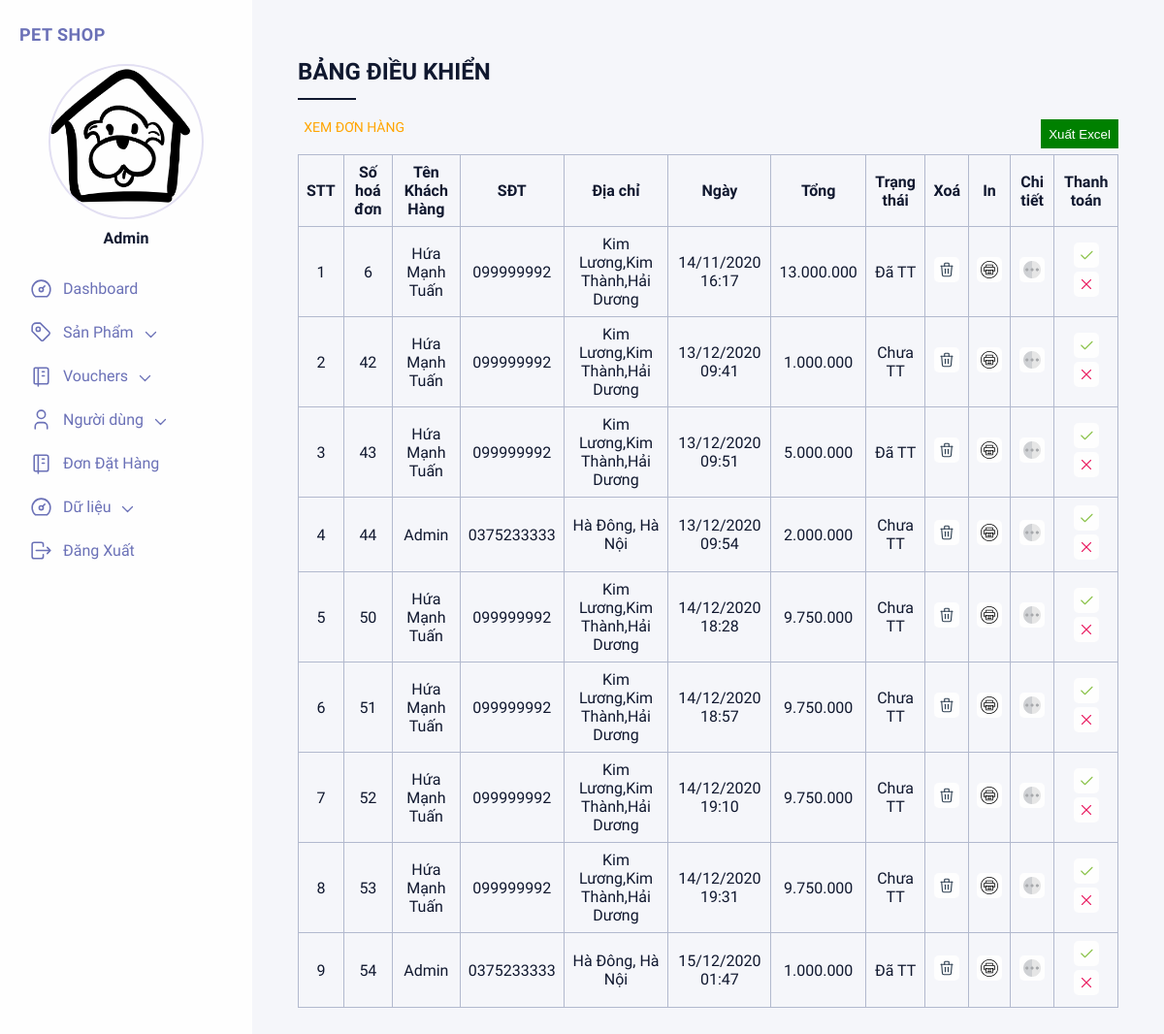
/admin/don-hang.php, run on the app's committed database.
### tables this page shows
CREATE TABLE `orders` (
  `id` int(11) NOT NULL AUTO_INCREMENT,
  `userID` int(11) NOT NULL,
  `note` text NOT NULL,
  `total` int(255) NOT NULL,
  `status` int(1) NOT NULL,
  `created_time` varchar(255) DEFAULT NULL,
  `last_updated` varchar(255) DEFAULT NULL,
  PRIMARY KEY (`id`)
);

CREATE TABLE `user` (
  `id` int(11) NOT NULL AUTO_INCREMENT,
  `username` varchar(255) NOT NULL,
  `password` varchar(255) NOT NULL,
  `email` varchar(200) NOT NULL,
  `sodienthoai` varchar(12) NOT NULL,
  `diachi` varchar(255) NOT NULL,
  `level` int(1) NOT NULL,
  PRIMARY KEY (`id`)
);

### admin/don-hang.php (the view, shortened to what this page needs)
<!DOCTYPE html>
<html lang="en">
<head>
    <link rel="stylesheet" href="css/main.css">
</head>
<body>
	<?php
		include '../config.php';
		 $products = mysqli_query($conn, "SELECT * FROM `orders`");
	?>
      <?php
          include('./menu.php');
          ?>
                <div class="right">
                    <div class="right__content">
                        <div class="right__title">Bảng điều khiển</div>
                        <div id="exel">
                             <p style="float: left;padding-right: 656px;" class="right__desc">Xem đơn hàng</p>
                            <button style="float: right;"><a href="outputexcel.php">Xuất Excel</a></button>
                        </div>
                        <div class="right__table">
                            <div class="right__tableWrapper">
                                <table>
                                    <thead>
                                        <tr>
                                            <th>STT</th>
                                            <th>Số hoá đơn</th>
                                            <th>Tên Khách Hàng</th>
                                            <th>SĐT</th>
                                            <th>Địa chỉ</th>
                                            <th>Ngày</th>
                                            <th>Tổng</th>
                                            <th>Trạng thái</th>
                                            <th>Xoá</th>
                                            <th>In</th>
                                            <th>Chi tiết</th>
                                            <th>Thanh toán</th>
                                        </tr>
                                    </thead>
                                    <tbody>
                                    	 <?php
                $stt = 0;
                while ($row = mysqli_fetch_array($products)) {
                    $user = mysqli_query($conn, "SELECT * FROM `user` WHERE `id` = ".$row['userID']);
                    $rowUser =  mysqli_fetch_array($user);
                    $stt ++;
                ?>
                     <tbody>
                        <tr>
                            <td><?= $stt ?></td>
                            <td><?= $row['id'] ?></td>
                            <td><?= $rowUser['username'] ?></td>
                            <td><?= $rowUser['sodienthoai'] ?></td>
                             <td><?= $rowUser['diachi'] ?></td>
                            <td><?= date('d/m/Y H:i', $row['created_time']) ?></td>
                            <td><?= number_format(($row['total']),0,",",".") ?></td>
                           <td data-label="Trạng thái">
                               <?php
                                if ($row['status'] == 0) {
                                     echo "Chưa TT";
                                 }
                                 else echo "Đã TT";
                               ?>
                           </td>
                            <td data-label="Xoá" class="right__iconTable"><a  href="./xoa-hoa-don.php?id=<?= $row['id'] ?>"><img src="assets/icon-trash-black.svg" alt=""></a></td>
                            <td data-label="In" class="right__iconTable"><a href="../hoadon.php?id=<?=$row['id']?>"><img src="assets/print.svg" alt=""></a></td>
                            <td data-label="In" class="right__iconTable"><a href="./chi-tiet-don-hang.php?id=<?=$row['id']?>"><img src="assets/detail.png" alt=""></a></td>
                            <td data-label="Thanh toán" class="right__confirm">
                                <a href="./xu-ly-thanh-toan.php?id=<?=$row['id']?>" class="right__iconTable"><img src="assets/icon-check.svg" alt=""></a>
                                <a href="./xu-ly-chua-thanh-toan.php?id=<?=$row['id']?>" class="right__iconTable"><img src="assets/icon-x.svg" alt=""></a>
                            </td>
                        </tr>
                 <?php } ?>
                                    </tbody>
                                </table>
                            </div>
                        </div>
                    </div>
                </div>
            </div>
        </div>
    </div>
</body>
</html>

### admin/css/main.css (style rules this page uses)
* { margin: 0; padding: 0; list-style: none; border: 0; -webkit-tap-highlight-color: transparent; text-decoration: none; color: inherit; box-sizing: border-box; }
body { font-family: "Muli", sans-serif; background-color: #E2DFF2; }
.right { width: 100%; height: 100%; overflow-y: scroll; }
.right__content { padding: 60px 5%; }
.right__title { color: #10182F; font-size: 24px; font-weight: bold; text-transform: uppercase; position: relative; padding-bottom: 15px; margin-bottom: 20px; }
.right__title:before { content: ''; position: absolute; width: 60px; height: 2px; background-color: #10182F; bottom: 0; }
.right__desc { margin-bottom: 20px; text-transform: uppercase; font-size: 14px; color: orange; }
.right table { border-collapse: collapse; width: 100%; margin-bottom: 10px; }
.right table td, .right table th { border: 1px solid #b2b9ce; text-align: left; padding: 8px; color: #10182F; }
.right table th { text-align: center; }
.right table td { text-align: center; }
.right table td img { width: 60px; border-radius: 2px; }
.right__iconTable { text-align: center !important; }
.right__iconTable img { width: 26px !important; height: 26px; padding: 4px; transition: all 0.2s ease; background-color: #fefefe; border-radius: 5px !important; }
#exel { float: right; }
#exel button { float: right; background-color: green; width: 80px; height: 30px; color: white; }
* { box-sizing: border-box; }

### data on the page
orders: id "6", userID.username "Hứa Mạnh Tuấn", userID.sodienthoai "099999992", userID.diachi "Kim Lương,Kim Thành,Hải Dương", created_time "14/11/2020 16:17", total "13.000.000", status "Đã TT"
orders: id "42", userID.username "Hứa Mạnh Tuấn", userID.sodienthoai "099999992", userID.diachi "Kim Lương,Kim Thành,Hải Dương", created_time "13/12/2020 09:41", total "1.000.000", status "Chưa TT"
orders: id "43", userID.username "Hứa Mạnh Tuấn", userID.sodienthoai "099999992", userID.diachi "Kim Lương,Kim Thành,Hải Dương", created_time "13/12/2020 09:51", total "5.000.000", status "Đã TT"
orders: id "44", userID.username "Admin", userID.sodienthoai "0375233333", userID.diachi "Hà Đông, Hà Nội", created_time "13/12/2020 09:54", total "2.000.000", status "Chưa TT"
orders: id "50", userID.username "Hứa Mạnh Tuấn", userID.sodienthoai "099999992", userID.diachi "Kim Lương,Kim Thành,Hải Dương", created_time "14/12/2020 18:28", total "9.750.000", status "Chưa TT"
orders: id "51", userID.username "Hứa Mạnh Tuấn", userID.sodienthoai "099999992", userID.diachi "Kim Lương,Kim Thành,Hải Dương", created_time "14/12/2020 18:57", total "9.750.000", status "Chưa TT"
orders: id "52", userID.username "Hứa Mạnh Tuấn", userID.sodienthoai "099999992", userID.diachi "Kim Lương,Kim Thành,Hải Dương", created_time "14/12/2020 19:10", total "9.750.000", status "Chưa TT"
orders: id "53", userID.username "Hứa Mạnh Tuấn", userID.sodienthoai "099999992", userID.diachi "Kim Lương,Kim Thành,Hải Dương", created_time "14/12/2020 19:31", total "9.750.000", status "Chưa TT"
orders: id "54", userID.username "Admin", userID.sodienthoai "0375233333", userID.diachi "Hà Đông, Hà Nội", created_time "15/12/2020 01:47", total "1.000.000", status "Đã TT"
